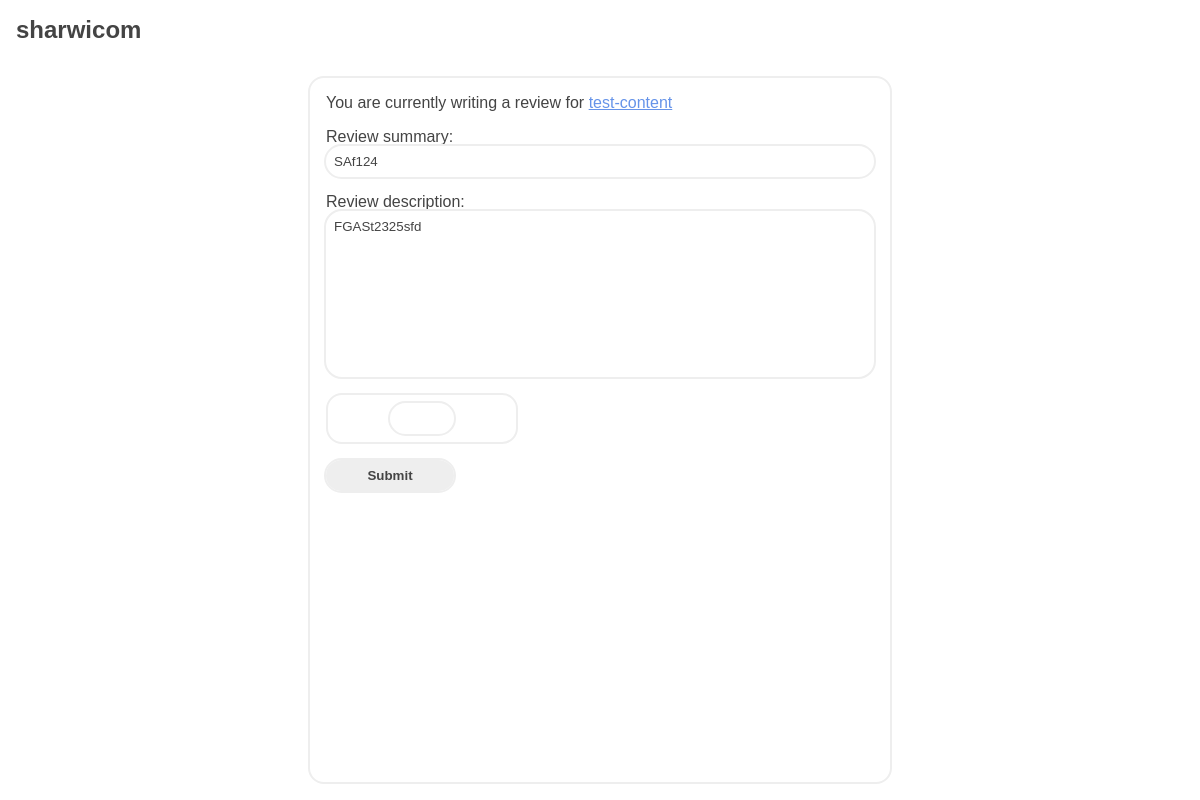
/edit-review/test-content (signed in), run on the app's committed database.
### mainapp/models.py (models this page shows, shortened)
class Content(models.Model):
    author = models.CharField(max_length=50, default="Author placeholder")
    url_name = models.CharField(max_length=50) # title in lowercase without spaces
    title = models.CharField(max_length=50)
    description = models.TextField(default="Description placeholder")
    type = models.CharField(max_length=20, default="book")
    ratings = models.JSONField(default=dict)

class Review(models.Model):
    author = models.ForeignKey(User, on_delete=models.CASCADE)
    date = models.DateTimeField(auto_now_add=True)
    content = models.ForeignKey(Content, on_delete=models.CASCADE)
    summary = models.CharField(max_length=50)
    description = models.TextField()
    rating = models.SmallIntegerField(default=0)

### mainapp/views.py (the view)
# urls.py: path('edit-review/<str:content_url_name>', views.edit_review, name='edit_review'),
@login_required
def edit_review(request, content_url_name):
    template = loader.get_template('mainapp/add-review.html')
    try: content = Content.objects.get(url_name=content_url_name)
    except Content.DoesNotExist: return HttpResponse(template.render({'success': False, 'message': "Content specified in the URL does not exist!"}, request))
    try: review = Review.objects.get(Q(author=request.user) & Q(content=content))
    except: return HttpResponse(template.render({'success': False, 'message': "This review does not exist!"}, request))
    if request.method == 'POST':
        form = ReviewForm(request.POST)
        if form.is_valid():
            summary = form.cleaned_data['summary']
            description = form.cleaned_data['description']
            validation_message = validate_review(content, summary, description, request.user, True)
            if validation_message == 0:
                review = Review()
                review.summary = summary
                review.description = description
                review.author = request.user
                review.content = content
                rating = content.get_user_rating(request.user)
                if rating != None:
                    review.rating = rating
                review.save()
                return redirect('content', content.url_name)
            else:
                form.add_error(None, validation_message) # display the validation error
        else:
            form.add_error(None, "Captcha verification failed")
    else:
        form = ReviewForm() # display an empty form if the request method is GET
        form = ReviewForm(initial={
            'summary': review.summary,
            'description': review.description,
        })
    context = {
        'success': True,
        'form': form,
        'url_name': content.url_name,
    }
    return render(request, 'mainapp/add-review.html', context)

### mainapp/forms.py
class ReviewForm(forms.Form):
    summary = forms.CharField(max_length=50, label="Review summary")
    description = forms.CharField(widget=forms.Textarea, label="Review description")
    captcha = CaptchaField()

### mainapp/templates/mainapp/add-review.html (shortened to what this page needs)
{% extends "mainapp/home-base.html" %}
{% load static %}
{% block body %}
{% if success %}
    <div class="review-creator-wrapper">
        <div class="create-frame">
            <form action="" method="post">
                <span>You are currently writing a review for <a href="{% url 'content' url_name %}">{{url_name}}</a></span>
                {{ form.summary.label_tag }}
                {{ form.summary }}
                {{ form.description.label_tag }}
                {{ form.description }}
                <div class="captcha-panel">
                    {{ form.captcha }}
                </div>
                <button type="submit">Submit</button>
            </form>
        </div>
    </div>
{% else %}
    {{ message }}
{% endif %}
{% endblock %}

### mainapp/static/mainapp/css/main.css (style rules this page uses)
html, body { margin: 0; height: 100%; }
.sharwicom-wrapper * { box-sizing: border-box; font-family: "Gill Sans", "Gill Sans MT", Calibri, "Trebuchet MS", sans-serif !important; }
.sharwicom-wrapper a { color: #6593e9; }
.sharwicom-wrapper .captcha-panel { display: flex; align-items: center; justify-content: center; border: solid #eeeeee 2px; border-radius: 1rem; padding: 1rem; gap: 1rem; margin-bottom: 1rem; width: 12rem; padding: 0.5rem !important; }
.sharwicom-wrapper .captcha-panel * { margin: 0; }
.sharwicom-wrapper .captcha-panel input { width: 4rem; margin-bottom: 0; }
.sharwicom-wrapper .home-wrapper .body .content-creator-wrapper, .sharwicom-wrapper .home-wrapper .body .review-creator-wrapper { display: flex; align-items: center; justify-content: center; height: 100%; }
.sharwicom-wrapper .home-wrapper .body .content-creator-wrapper span, .sharwicom-wrapper .home-wrapper .body .review-creator-wrapper span { margin-bottom: 1rem; }
.sharwicom-wrapper .home-wrapper .body .content-creator-wrapper .create-frame, .sharwicom-wrapper .home-wrapper .body .review-creator-wrapper .create-frame { border: solid #eeeeee 2px; border-radius: 1rem; padding: 1rem; width: 50%; height: 100%; overflow-y: auto; }
.sharwicom-wrapper .home-wrapper .body .content-creator-wrapper .create-frame form, .sharwicom-wrapper .home-wrapper .body .review-creator-wrapper .create-frame form { display: flex; flex-direction: column; }
.sharwicom-wrapper .home-wrapper .body .content-creator-wrapper .create-frame form input, .sharwicom-wrapper .home-wrapper .body .review-creator-wrapper .create-frame form input { padding: 0.5rem; background-color: #ffffff; outline: #eeeeee solid 2px !important; border-radius: 1rem; border: none; color: #444444; transition: all 0.2s ease-in-out; margin-bottom: 1rem; padding: 0.5rem; }
.sharwicom-wrapper .home-wrapper .body .content-creator-wrapper .create-frame form textarea, .sharwicom-wrapper .home-wrapper .body .review-creator-wrapper .create-frame form textarea { padding: 0.5rem; background-color: #ffffff; outline: #eeeeee solid 2px !important; border-radius: 1rem; border: none; color: #444444; transition: all 0.2s ease-in-out; resize: none; margin-bottom: 1rem; padding: 0.5rem; }
.sharwicom-wrapper .home-wrapper .body .content-creator-wrapper .create-frame form button, .sharwicom-wrapper .home-wrapper .body .review-creator-wrapper .create-frame form button { padding: 0.5rem; background-color: #eeeeee; border-radius: 1rem; border: none; color: #444444; font-weight: 900; transition: all 0.2s ease-in-out; outline: #eeeeee solid 2px !important; width: min-content; margin-bottom: 1rem; padding: 0.5rem; width: 8rem; }
.sharwicom-wrapper .home-wrapper .body .content-creator-wrapper .create-frame form .captcha-panel input, .sharwicom-wrapper .home-wrapper .body .review-creator-wrapper .create-frame form .captcha-panel input { margin: 0; }

### data on the page
Content: url_name "test-content"
Review: summary "SAf124", description "FGASt2325sfd"
